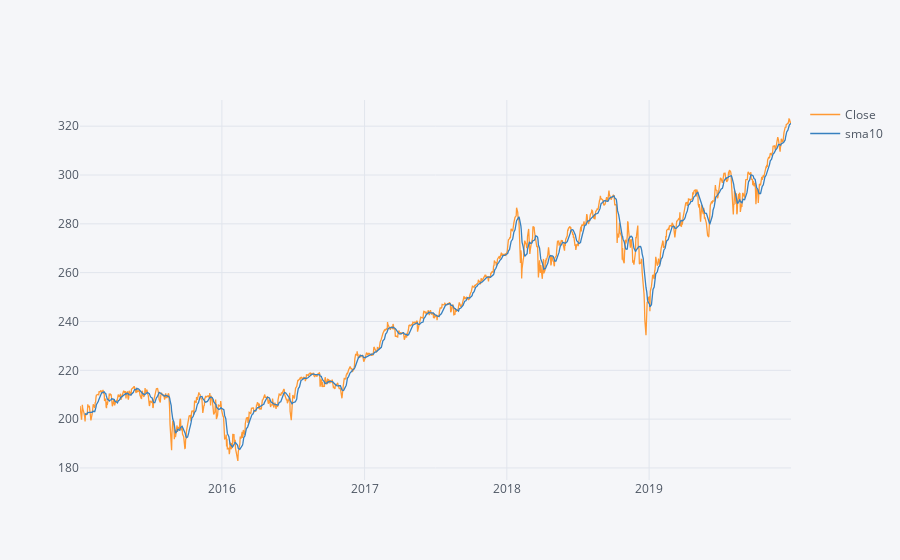

The cell this chart's notebook holds for it:
### Code cell
spy[['Close','sma10']].iplot(kind='line')

### Figure 1 — Plotly figure (JSON) as saved in the notebook; plotly's stock layout.template omitted (floating-point values rounded to 4 significant figures; data arrays with more than 128 entries replaced by an {"elided": "..."} marker saying what was removed)
{"data": [{"line": {"color": "rgba(255, 153, 51, 1.0)", "dash": "solid", "shape": "linear", "width": 1.3}, "mode": "lines", "name": "Close", "text": "", "type": "scatter", "x": {"elided": "1258 str values"}, "y": {"elided": "1258 float values"}}, {"line": {"color": "rgba(55, 128, 191, 1.0)", "dash": "solid", "shape": "linear", "width": 1.3}, "mode": "lines", "name": "sma10", "text": "", "type": "scatter", "x": {"elided": "1258 str values"}, "y": {"elided": "1258 mixed values"}}], "layout": {"legend": {"bgcolor": "#F5F6F9", "font": {"color": "#4D5663"}}, "paper_bgcolor": "#F5F6F9", "plot_bgcolor": "#F5F6F9", "title": {"font": {"color": "#4D5663"}}, "xaxis": {"gridcolor": "#E1E5ED", "showgrid": true, "tickfont": {"color": "#4D5663"}, "title": {"font": {"color": "#4D5663"}, "text": ""}, "zerolinecolor": "#E1E5ED"}, "yaxis": {"gridcolor": "#E1E5ED", "showgrid": true, "tickfont": {"color": "#4D5663"}, "title": {"font": {"color": "#4D5663"}, "text": ""}, "zerolinecolor": "#E1E5ED"}}}
